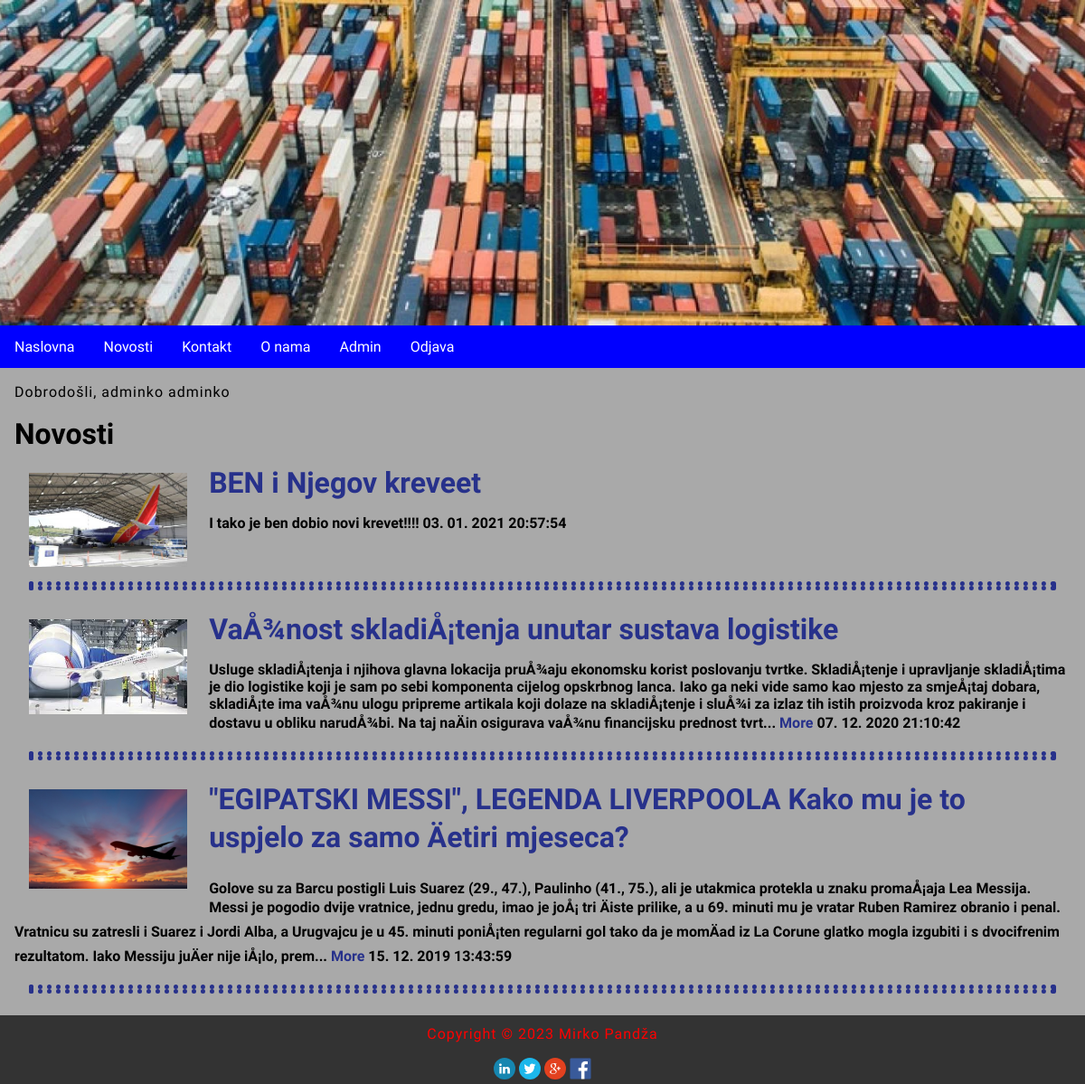
Page /index.php?menu=2 (signed in) on the committed database.
### tables this page shows
CREATE TABLE `news` (
  `id` int(11) NOT NULL,
  `title` varchar(255) NOT NULL,
  `description` text NOT NULL,
  `date` timestamp NOT NULL DEFAULT current_timestamp() ON UPDATE current_timestamp(),
  `picture` varchar(255) NOT NULL,
  `archive` enum('Y','N') NOT NULL
);

### functions.php (called while the page is built)
<?php
	function pickerDateToMysql($pickerDate){
		$date = DateTime::createFromFormat('Y-m-d H:i:s', $pickerDate);
		return $date->format('d. m. Y H:i:s');
	}
?>

### news.php (the view)
<?php
	if (isset($action) && $action != '') {
		$query  = "SELECT * FROM news";
		$query .= " WHERE id=" . $_GET['action'];
		$result = @mysqli_query($MySQL, $query);
		$row = @mysqli_fetch_array($result);
			print '
			<div class="novosti">
				<img src="news_image/' . $row['picture'] . '" alt="' . $row['title'] . '" title="' . $row['title'] . '">
				<h2>' . $row['title'] . '</h2>
				<p>'  . $row['description'] . '</p>
				<time datetime="' . $row['date'] . '">' . pickerDateToMysql($row['date']) . '</time>
				<hr>
			</div>';
	}
	else {
		print '<h1>Novosti</h1>';
		$query  = "SELECT * FROM news";
		$query .= " WHERE archive='N'";
		$query .= " ORDER BY date DESC";
		$result = @mysqli_query($MySQL, $query);
		while($row = @mysqli_fetch_array($result)) {
			print '
			<div class="novosti">
				<img src="news_image/' . $row['picture'] . '" alt="' . $row['title'] . '" title="' . $row['title'] . '">
				<h2>' . $row['title'] . '</h2>';
				if(strlen($row['description']) > 500) {
					echo substr(strip_tags($row['description']), 0, 500).'... <a href="index.php?menu=' . $menu . '&amp;action=' . $row['id'] . '">More</a>';
				} else {
					echo strip_tags($row['description']);
				}
				print '
				<time datetime="' . $row['date'] . '">' . pickerDateToMysql($row['date']) . '</time>
				<hr>
			</div>';
		}
	}
?>

### style.css (style rules this page uses)
body, html { font-family: 'Chakra Petch', sans-serif; margin: 0; font-size: 16px; background-color: darkgrey; }
h1,h2 { margin: 0.5em; font-size: 2em; }
h2 { font-size: 2em; color: #27318b; }
main a { color: #27318b; text-decoration: none; }
p { margin: 1em; line-height: 1.4em; letter-spacing: 1px; }
hr { margin: 1em; border: 5px dotted #27318b; clear: both; }
img { width: 100%; }
.novosti { font-weight: bold; margin: 0.8em 1em 1.5em 1em; }
.novosti img { width: 15%; float: left; padding: 0.5em; margin: 0 1em 0.5em 0.5em; }

### rows in the picture
news: picture (picture), title "BEN i Njegov kreveet", description "I tako je ben dobio novi krevet!!!!", date "03. 01. 2021 20:57:54"
news: picture (picture), title "VaÅ¾nost skladiÅ¡tenja unutar sustava logistike", description "Usluge skladiÅ¡tenja i njihova glavna lokacija pruÅ¾aju ekonomsku korist poslovanju tvrtke. SkladiÅ¡tenje i upravljanje skladiÅ¡tima je dio logistike koji je sam po sebi komponenta cijelog opskrbnog lanca. Iako ga neki vide samo kao mjesto za smjeÅ¡taj dobara, skladiÅ¡te ima vaÅ¾nu ulogu pripreme artikala koji dolaze na skladiÅ¡tenje i sluÅ¾i za izlaz tih istih proizvoda kroz pakiranje i dostavu u obliku narudÅ¾bi. Na taj naÄin osigurava vaÅ¾nu financijsku prednost tvrt", date "07. 12. 2020 21:10:42"
news: picture (picture), title "\"EGIPATSKI MESSI\", LEGENDA LIVERPOOLA Kako mu je to uspjelo za samo Äetiri mjeseca?", description "Golove su za Barcu postigli Luis Suarez (29., 47.), Paulinho (41., 75.), ali je utakmica protekla u znaku promaÅ¡aja Lea Messija. Messi je pogodio dvije vratnice, jednu gredu, imao je joÅ¡ tri Äiste prilike, a u 69. minuti mu je vratar Ruben Ramirez obranio i penal. Vratnicu su zatresli i Suarez i Jordi Alba, a Urugvajcu je u 45. minuti poniÅ¡ten regularni gol tako da je momÄad iz La Corune glatko mogla izgubiti i s dvocifrenim rezultatom. Iako Messiju juÄer nije iÅ¡lo, prem", date "15. 12. 2019 13:43:59"

### other values in the picture
$_SESSION['message'] "Dobrodošli, adminko adminko"
